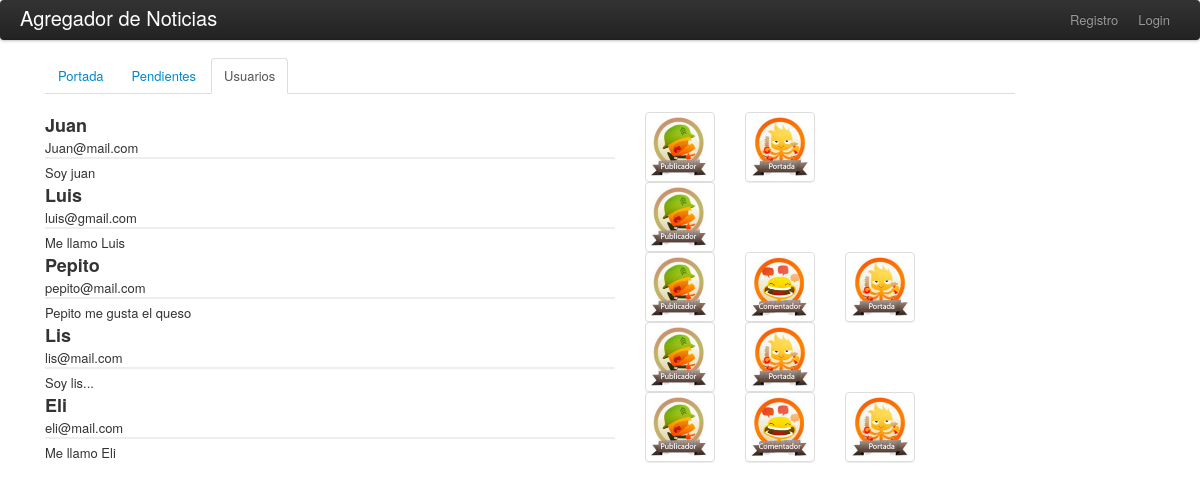
The app's page /index.php?page=users.php with its own data.
### tables this page shows
CREATE TABLE IF NOT EXISTS `badges` (
  `id` int(11) NOT NULL AUTO_INCREMENT,
  `user_id` int(11) NOT NULL,
  `badge1` int(11) NOT NULL DEFAULT '0',
  `badge2` int(11) NOT NULL DEFAULT '0',
  `badge3` int(11) NOT NULL DEFAULT '0',
  PRIMARY KEY (`id`),
  UNIQUE KEY `user_id` (`user_id`)
);

CREATE TABLE IF NOT EXISTS `users` (
  `id` int(11) NOT NULL AUTO_INCREMENT,
  `user_name` varchar(255) NOT NULL,
  `password` varchar(255) NOT NULL,
  `mail` varchar(255) NOT NULL,
  `bio` varchar(255) NOT NULL,
  PRIMARY KEY (`id`),
  UNIQUE KEY `user_name` (`user_name`)
);

### functions.php (called while the page is built, shortened)
<?
class usuario{
	function mostrar_usuarios(){
		$select="SELECT * FROM `users` INNER JOIN `badges` ON users.id=badges.user_id";
		$query=mysql_query($select);
		while ($row = mysql_fetch_array($query)) {
			$result[]=$row;
		}
		return $result;
	}
}
?>

### users.php (the view, shortened to what this page needs)
<?
include 'functions.php';
$usuario= new usuario;
$mostrar=$usuario->mostrar_usuarios();
?>
<?foreach($mostrar as $user):?>
	<div class="span10">
		<div class="row">
			<div class="span6">
					<div class="line">
						<h3><?echo $user['user_name'];?></h3>
						<footer>
							<?echo $user['mail'];?>
						</footer>
					</div>
					<div>
						<?echo $user['bio'];?>
					</div>
			</div>
			<?if($user['badge1']=='1'):?>
			<div class="span1">
				<div class="thumbnail">
					<img alt="Medium" src="/img/publicador.jpg" width="120">
				</div>
			</div>
			<?endif;?>
			<?if($user['badge2']=='1'):?>
			<div class="span1">
				<div class="thumbnail">
					<img  alt="Medium" src="/img/comentador.jpg" width="120">
				</div>
			</div>
			<?endif;?>
			<?if($user['badge3']=='1'):?>
			<div class="span1">
				<div class="thumbnail">
					<img alt="Medium" src="/img/portada.jpg" width="120">
				</div>
			</div>
			<?endif;?>
		</div>
	</div>
<?endforeach;?>

### index.php (shortened to what this page needs)
<html>
	<head>
		<? include('header.php');?>
	</head>
	<body>
		<div class="navbar">
			<div class="navbar-inner">
				<div class="container">
					<a class="brand" href="index.php">Agregador de Noticias</a>
					<div class="nav-collapse">
						<ul class="nav pull-right">
							<? session_start();
							if(empty($_SESSION['id'])):
							?>
							<li><a href="index.php?page=registro.php">Registro</a></li>
							<li><a href="index.php?page=login.php">Login</a></li>
							<?else:?>
							<li><a href="index.php?page=addarticulo.php">Añadir articulo</a></li>
							<li><a href="index.php?page=perfil.php">Perfil</a></li>
							<li><a href="index.php?page=Logout.php">Logout</a></li>
							<?endif;?>
						</ul>
					</div>
				</div>
			</div>
		</div>
		<div class="container">
		 	<?php
				if (!isset($_GET['page'])||$_GET['page']=="index.php") {
					include ('menu.php');
		 			include ('portada.php');
				} elseif($_GET['page']=="users.php"||$_GET['page']=="portada.php"||$_GET['page']=="pendientes.php") {
					include ('menu.php');
 					include ($_GET['page']);
				}else{
					include ($_GET['page']);
				}
			?>
		</div>
	<body>
</html>

### header.php (shortened to what this page needs)
<link href="/css/bootstrap.css" rel="stylesheet">
<link href="/css/styles.css" rel="stylesheet">
<link href="/css/bootstrap-responsive.css" rel="stylesheet">

### menu.php
<div class="span10">
		<ul class="nav nav-tabs">
		  <li <?if(!isset($_GET['page'])||(isset($_GET['page'])&&$_GET['page']=="portada.php")||(isset($_GET['page'])&&$_GET['page']=="index.php")){echo 'class="active"';} ?>>
		    <a href="index.php">Portada</a>
		  </li>
		  <li <?if((isset($_GET['page'])&&$_GET['page']=="pendientes.php")){echo 'class="active"';} ?>>
		 	<a href="index.php?page=pendientes.php">Pendientes</a>
		  </li>
		  <li <?if((isset($_GET['page'])&&$_GET['page']=="users.php")){echo 'class="active"';} ?>>
		  	<a href="index.php?page=users.php">Usuarios</a>
		  </li>
		</ul>
</div>

### css/styles.css (style rules this page uses)
.line { border-bottom: 2px solid #eeeeee; margin-bottom: 5px; }

### records on screen
badges: user.user_name "Juan", user.mail "Juan@mail.com", user.bio "Soy juan", badge1 1 (drawn), badge3 1 (drawn)
badges: user.user_name "Luis", user.mail "luis@gmail.com", user.bio "Me llamo Luis", badge1 1 (drawn)
badges: user.user_name "Pepito", user.mail "pepito@mail.com", user.bio "Pepito me gusta el queso", badge1 1 (drawn), badge2 1 (drawn), badge3 1 (drawn)
badges: user.user_name "Lis", user.mail "lis@mail.com", user.bio "Soy lis...", badge1 1 (drawn), badge3 1 (drawn)
badges: user.user_name "Eli", user.mail "eli@mail.com", user.bio "Me llamo Eli", badge1 1 (drawn), badge2 1 (drawn), badge3 1 (drawn)
